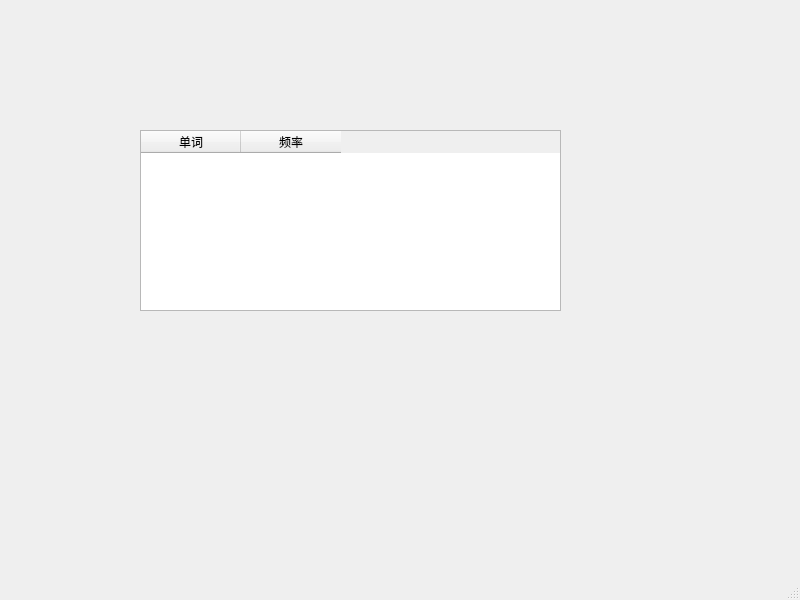
<?xml version="1.0" encoding="UTF-8"?>
<ui version="4.0">
 <class>new_main</class>
 <widget class="QMainWindow" name="new_main">
  <property name="geometry">
   <rect>
    <x>0</x>
    <y>0</y>
    <width>800</width>
    <height>600</height>
   </rect>
  </property>
  <property name="windowTitle">
   <string>MainWindow</string>
  </property>
  <widget class="QWidget" name="centralwidget">
   <widget class="QTableWidget" name="tableWidget">
    <property name="geometry">
     <rect>
      <x>140</x>
      <y>130</y>
      <width>421</width>
      <height>181</height>
     </rect>
    </property>
    <column>
     <property name="text">
      <string>单词</string>
     </property>
    </column>
    <column>
     <property name="text">
      <string>频率</string>
     </property>
    </column>
   </widget>
  </widget>
  <widget class="QMenuBar" name="menubar">
   <property name="geometry">
    <rect>
     <x>0</x>
     <y>0</y>
     <width>800</width>
     <height>23</height>
    </rect>
   </property>
  </widget>
  <widget class="QStatusBar" name="statusbar"/>
 </widget>
 <resources/>
 <connections/>
</ui>
